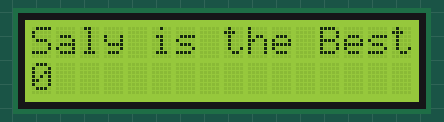
The sketch below on a simulated Arduino Uno, built with avr-gcc and run on an emulated ATmega328P. Shown: 16×2 character LCD.

Above: at 1.6 s.
At 5.7 s:
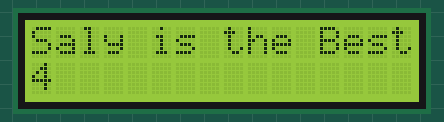
At 10.8 s:
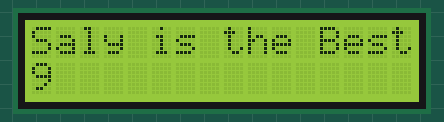
At 20.0 s:
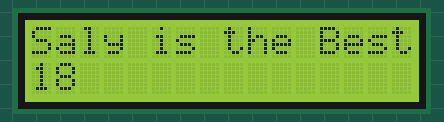
At 29.2 s:
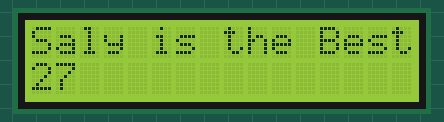
At 38.4 s:
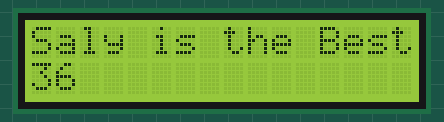

The sketch:

LCD16x2-4PinBasicConnection2.ino
```cpp
#include <Wire.h>
#include <LiquidCrystal_I2C.h>
// set the LCD address to 0x27 for a 16 chars 2 line display
LiquidCrystal_I2C lcd(0x3f, 2, 1, 0, 4, 5, 6, 7, 3, POSITIVE);

int number = 0;

void setup() {
  lcd.begin(16,2);
  for(int i = 0; i< 3; i++)
  {
    lcd.backlight();
    delay(250);
    lcd.noBacklight();
    delay(250);
  }

  lcd.backlight();
}


void loop() {
  lcd.setCursor(0,0);
  lcd.print("Saly is the Best");
  lcd.setCursor(0,1);
  lcd.print(number);
  delay(1000);
  lcd.clear();
  number++;
}
```

Measured:
- what the display in image 0 shows lasts 1.0 s, from 1.6 s to 2.6 s
